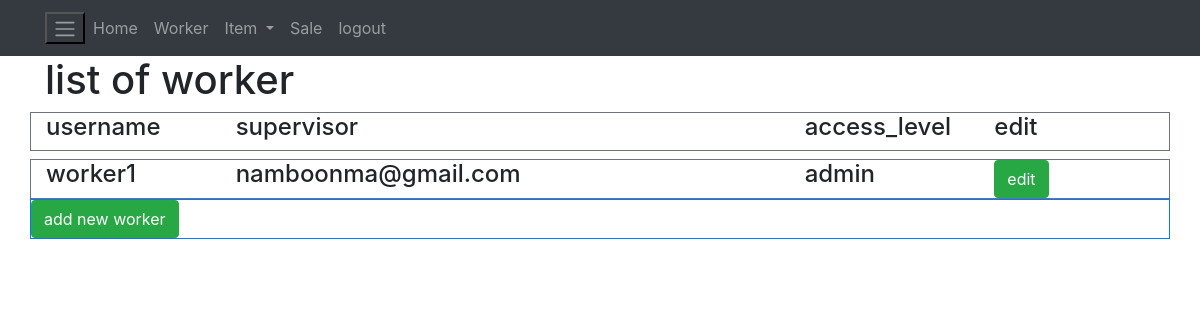
The app's page /store/wahkorboy/list/worker (signed in), older data.
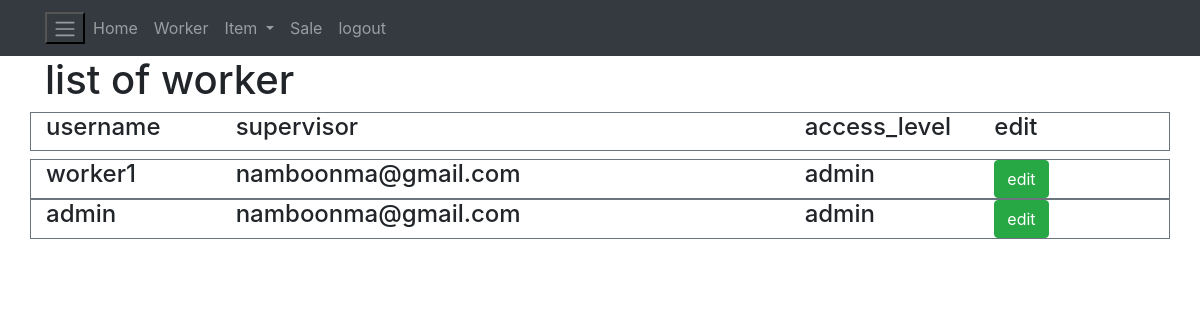
The same page, newer data.
### stock/models.py (models this page shows, shortened)
class Worker(models.Model):
    objects: models.Manager
    supervisor = models.ForeignKey(User, on_delete=models.CASCADE)
    username = models.SlugField(max_length=200 )
    password = models.CharField(max_length=200)
    date_log = models.DateTimeField(auto_now=True)
    track = models.CharField(max_length=255)     # track connection
    access_level = models.PositiveIntegerField(default=99,
                                               choices=[(1,'admin'),(10,'superuser'),(99,'worker')],
                                               )  # 1-99

class User(AbstractBaseUser):
    email = models.EmailField(max_length=255, unique=True)
    full_name = models.CharField(max_length=255, blank=True, null=True)
    url = models.SlugField(unique=True, verbose_name='URL')
    active = models.BooleanField(default=True)   # can login
    staff = models.BooleanField(default=False)
    admin = models.BooleanField(default=False)
    timestamp = models.DateTimeField(auto_now=True)
    confirm = models.BooleanField(default=False)
    confirm_date = models.DateTimeField(null=True)
    under_worker = models.PositiveIntegerField(default=2)   # number for worker under user
    USERNAME_FIELD = 'email'
    REQUIRED_FIELDS = []  # ['full_name']   # python manage.py createsuperuser
    objects = UserManager()
    def __str__(self):
        return self.email
    @property
    def is_active(self):
        return self.active

### stock/data2view/store/views.py (the view)
# urls.py: path('store/<str:url>/list/worker', storeview.ListView, name='list_worker'),
def ListView(request, url):
    content = {"title": url}
    supervisor = User.objects.filter(email=request.user)
    if supervisor.exists():
        workers = Worker.objects.filter(supervisor=supervisor[0])
        if workers.exists():
            content['workers'] = workers
            if workers.count() >= supervisor[0].under_worker:
                content['add_worker'] = 'worker exceed limit'
    return render(request, 'stock/store/list.html', content)

### stock/templates/stock/store/list.html (shortened to what this page needs)
{% extends 'stock/layout/layout.html' %}
{% block content %}
{% load static %}
<div id="container">
      {% if user.is_authenticated %}
      <h1>list of worker</h1>
          {% if workers %}
  <div class="row mb-2 border border-secondary">
        <div class="col-12 col-md-2">
            <h4>username</h4>
        </div>
        <div class="col-12 col-md-6">
          <h4>supervisor</h4>
        </div>
        <div class="col-12 col-md-2">
          <h4>access_level<h4>
        </div>
        <div class="col-12 col-md-2">
          <h4>edit<h4>
        </div>
  </div>
                {% for worker in workers %}
                <div class="row border border-secondary">
                      <div class="col-12 col-md-2">
                          <h4>{{worker.username}}</h4>
                      </div>
                      <div class="col-12 col-md-6">
                        <h4>{{worker.supervisor}}</h4>
                      </div>
                      <div class="col-12 col-md-2">
                        <h4>
                          {% ifequal worker.access_level 1 %}
                            admin
                          {% endifequal %}
                          </h4>
                      </div>
                      <div class="col-12 col-md-2">
                          <a class="btn btn-success" href="{% url 'stock:edit_worker' request.user.url worker.id %}">edit</a>
                      </div>
                </div>
                {% endfor %}
          {% endif %}
          {% if add_worker %}
          {% else %}
          <div class="row border border-primary">
            <a href="{% url 'stock:create_worker' request.user.url %}">
              <button type="button" class="btn btn-success">add new worker</button>
              </a>
          </div>
          {% endif %}
      {% else %}
      <p>not login</p>
      {% endif %}
</div>
{% endblock %}

### stock/templates/stock/layout/layout.html (shortened to what this page needs)
<!doctype html>
{% load static %}
<html lang="en">
  <head>
    <link rel="stylesheet" href="{% static 'stock/css/bootstrap.min.4.3.1.css' %}">
  </head>
  <body>
    {% if user.is_authenticated%}
            {% include 'stock/layout/menubar_authenticate.html' %}
    {% else %}
        {% if request.session.worker %}
            {% include 'stock/layout/menubar_worker.html' %}
        {% else %}
            {% include 'stock/layout/menubar_noworker.html' %}
        {% endif %}
    {% endif %}
    <div class="container">
  {% block content %}
  {% endblock content %}
    </div>
  </body>
</html>

### stock/templates/stock/layout/menubar_authenticate.html (shortened to what this page needs)
{% load static %}
<div class="navbar navbar-expand-md navbar-dark bg-dark">
    <div class="container">
        <button class="navbar-toggle bg-dark" type="button" data-toggle="collapse"
        data-target="#navbarCollapseLinks" ><span class="navbar-toggler-icon"></span>
        </button>
        <div class="collapse navbar-collapse" id="navbarCollapseLinks">
            <ul class="navbar-nav">
              <li class="nav-item">
                <a class="nav-link" href="{% url 'stock:index_store' request.user.url %}">Home</a></li>
              <li class="nav-item">
                  <a class="nav-link" href="{% url 'stock:list_worker' request.user.url %}">Worker</a></li>
              <li class="nav-item dropdown">
                  <a class="nav-link dropdown-toggle" href="#" id="navbarDropdownMenuLink" role="button" data-toggle="dropdown" aria-haspopup="true" aria-expanded="false">
                      Item
                    </a>
                  </li>
              <li class="nav-item" >
                <a class="nav-link" href="{% url 'stock:list_sale' request.user.url %}">Sale</a>
               </li>
              <li class="nav-item" >
                <a class="nav-link" href="{% url 'stock:logout_user' %}">logout</a>
              </li>
            </ul>
        </div>
      </div>
      </div>

Row changes from the older to the newer data that the page shows:
added Worker: username "admin", supervisor "namboonma@gmail.com"
Text that changed along with them:
text no longer shown: "add new worker"
